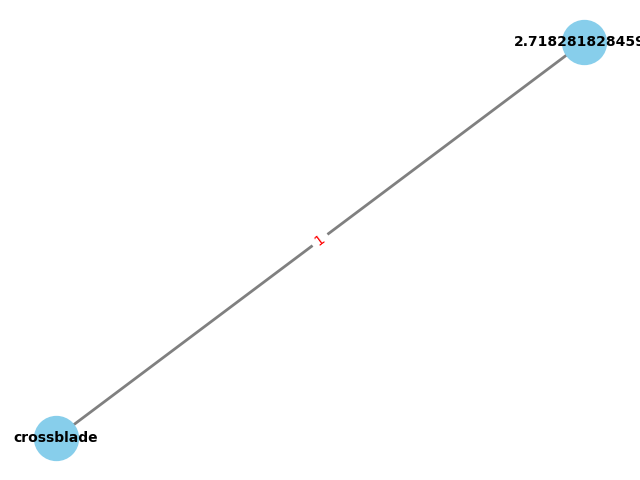

Generate this figure with Python:
import networkx as nx
import matplotlib.pyplot as plt
import os

G = nx.Graph()

map = {}

image_path = "graph.png"

def draw():
    # Draw the graph
    pos = nx.spring_layout(G)  # Layout algorithm for graph visualization
    nx.draw(G, pos, with_labels=True, node_size=1000, node_color="skyblue", font_size=10, font_weight="bold", edge_color="gray", width=2, edge_cmap=plt.cm.Blues)
        
    # Add edge weights to the graph visualization
    labels = nx.get_edge_attributes(G, 'weight')
    nx.draw_networkx_edge_labels(G, pos, edge_labels=labels, font_color='red')
  
    if os.path.isfile(image_path):
       
       os.remove(image_path)
      

    plt.savefig("graph.png")
    plt.clf()
    print(map)

def check(person1, person2):   
    global map 
    for p1 in map:
        if p1 == person1:
            mainNeighbors = map[p1]
            for mainSub in mainNeighbors:
                if mainSub == person2:
                    return False
    return True


def getWeight(person1, person2):
    global map
    if not check(person2, person1):
        return 2
    return 1


def connect(person1, person2):
    global map
    weight = ''
    if check(person1, person2):
        weight = getWeight(person1, person2)
       
        addToMap(person1,person2)
        G.add_edge(person1, person2, weight=weight)
        draw()


def addToMap(person1, person2):
    weight = getWeight(person1, person2)
    global map

    if person1 in map:
        neighbors = map[person1]
        neighbors.append(person2)
        map[person1] = neighbors
    else:
       map[person1] = [person2]


